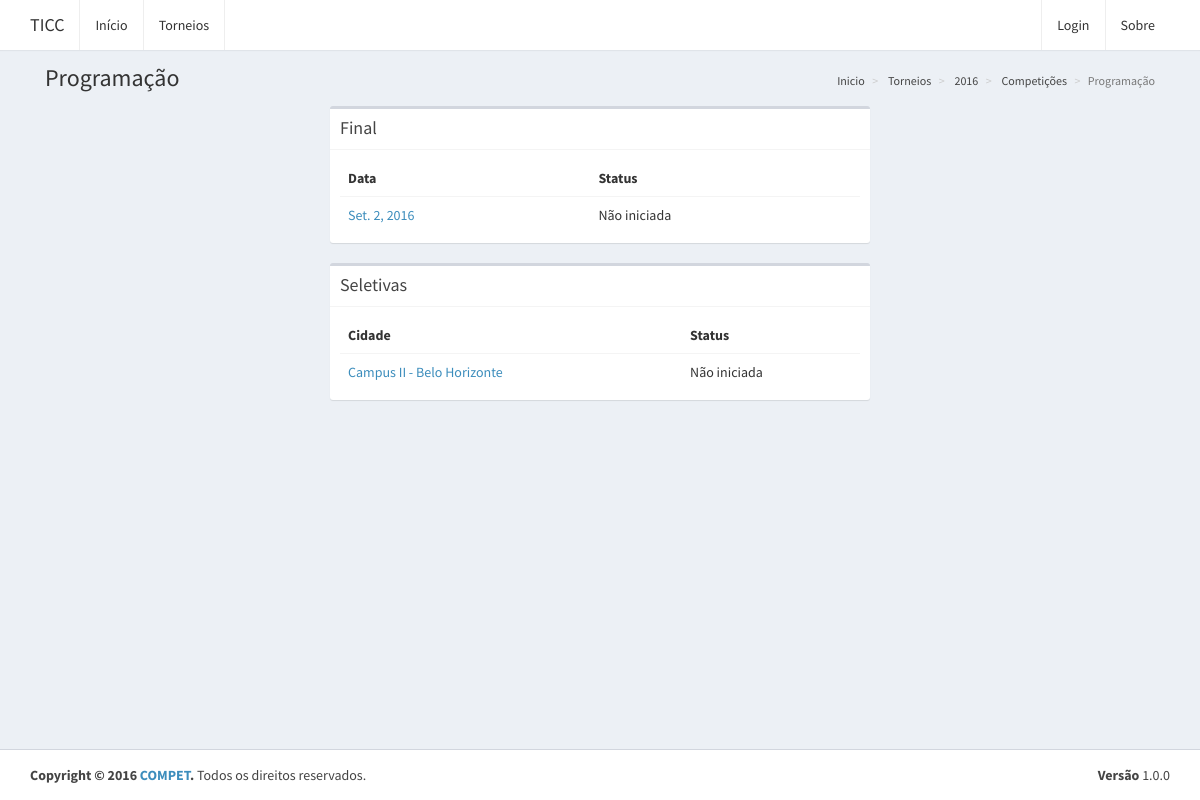
Before: /competicoes/10 with the older database file.
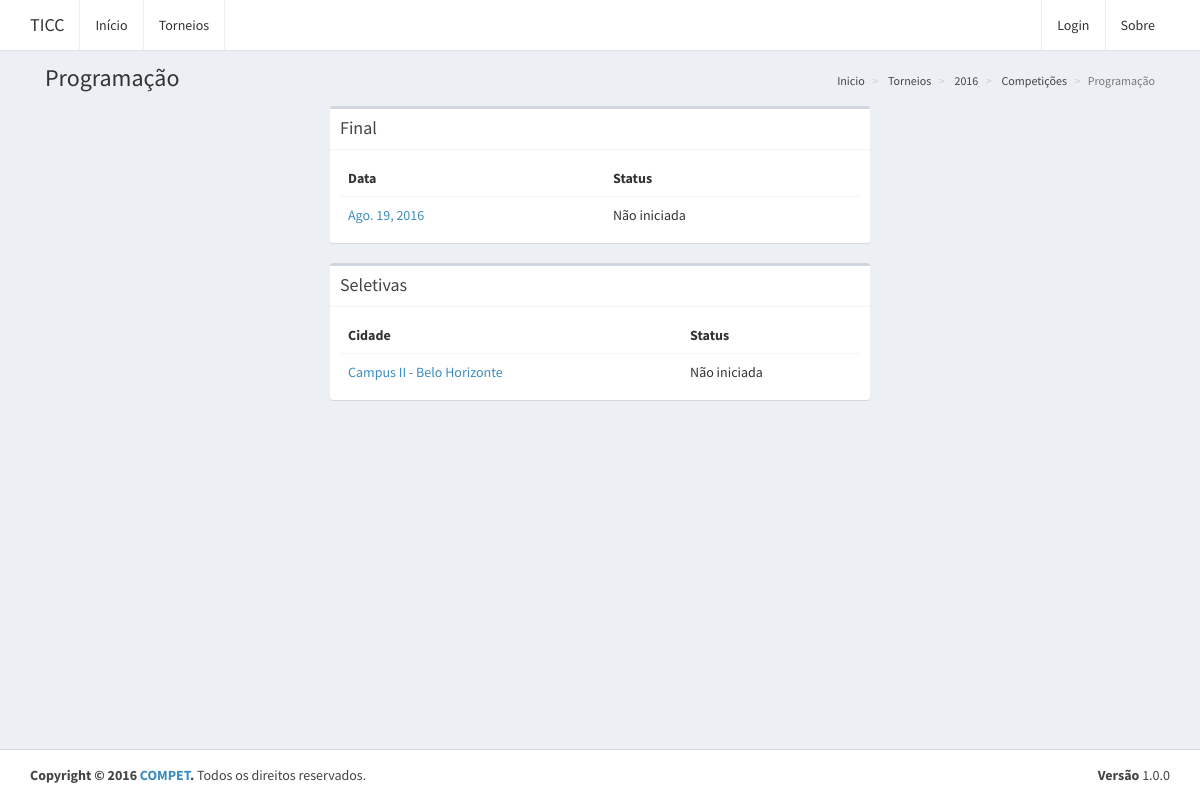
After: the same page with the newer database file.
### website/models.py (models this page shows, shortened)
class Jogo(models.Model):
	competicao = models.ForeignKey(Competicao, on_delete=models.CASCADE, related_name="jogos")
	campus = models.ForeignKey(Campus, on_delete=models.CASCADE)
	responsavel = models.ForeignKey(User)
	data = models.DateField(default=date.today)
	inicio = models.TimeField(default=timezone.now)
	termino = models.TimeField(default=timezone.now)
	local = models.CharField(max_length=255)
	participantes = models.ManyToManyField(Participante, related_name='jogos')
	intercampi = models.BooleanField(default=False)
	def status(self):
		now = datetime.now()
		inicio = datetime.combine(self.data, self.inicio)
		termino = datetime.combine(self.data, self.termino)
		if now < inicio:
			return 'status-waiting'
		elif now <= termino:
			return 'status-in-progress'
		else:
			return 'status-ended'
	def __str__(self):
		return self.campus.__str__()

### website/views.py (the view)
# urls.py: url(r'competicoes/(?P<pkCompeticao>[0-9]+)$', views.competicoes_detalhes),
def competicoes_detalhes(request, pkCompeticao):
	competicao = get_object_or_404(Competicao, pk=pkCompeticao)
	torneio = competicao.torneio
	context = {
		'titulo': competicao,
		'competicao': competicao,
		'torneio': torneio,
		'seletivas': competicao.jogos.filter(intercampi=False),
		'intercampi': Jogo.objects.filter(competicao=competicao, intercampi=True).first(),
		'breadcrumb': [
			{'nome': 'Inicio', 'link': '/'},
			{'nome': 'Torneios', 'link': '/torneios'},
			{'nome': torneio, 'link': '/torneios/' + str(torneio.pk)},
			{'nome': "Competições", 'link': '/torneios/' + str(torneio.pk)},
			{'nome': competicao.categoria },
		]
	}
	return render(request, 'competicoes-detalhes.html', context)

### website/models.py (called while the page is built)
	def __str__(self):
		return 'Campus ' + self.numero + ' - ' + self.cidade

	def __str__(self):
		return self.nome

	def __str__(self):
		return str(self.inicio.year)

	def __str__(self):
		return self.categoria.nome

### templates/competicoes-detalhes.html
{% extends "base.html" %}
{% block content %}
	{% include "competicoes-intercampi.html" %}
	{% include "competicoes-seletivas.html" %}
{% endblock content %}

### templates/competicoes-intercampi.html (shortened to what this page needs)
<div class="row">
    <div class="col-md-6 col-md-offset-3">
        <div class="box">
            <div class="box-header with-border">
                <h3 class="box-title">Final</h3>
            </div>
            <div class="box-body">
                <table class="table">
                    <tr>
                        <th>Data</th>
                        <th>Status</th>
                    </tr>
                    <tr>
                        <td>
                            <a href="/jogos/{{ intercampi.pk }}">{{ intercampi.data }}</a>
                        </td>
                        <td class="{{ intercampi.status }}"></td>
                    </tr>
                </table>
            </div>
        </div>
    </div>
</div>

Changed rows visible on the page:
changed Jogo: data "Set. 2, 2016" → "Ago. 19, 2016"
